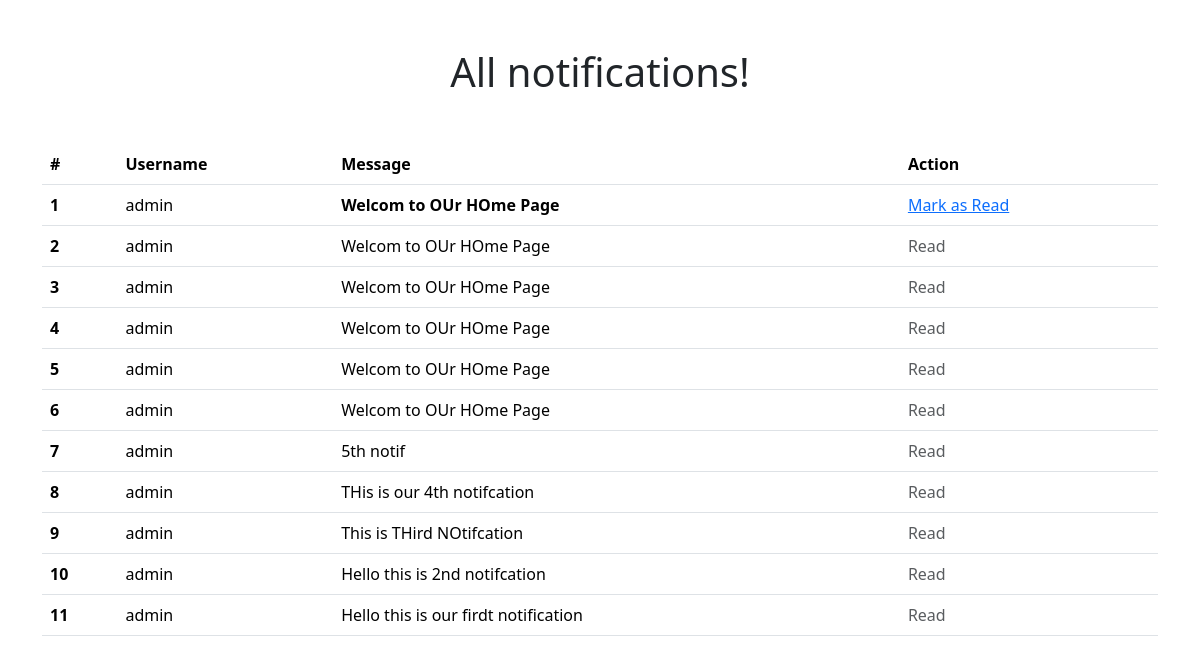
Screenshot of /view-all-notifcations/ (signed in) with the database file from the repository.
### notification/models.py (models this page shows, shortened)
class Notification(models.Model):
    user = models.ForeignKey(User, on_delete=models.CASCADE)
    message = models.TextField()
    is_read = models.BooleanField(default=False)
    timestamp = models.DateTimeField(auto_now_add=True)

### notification/views.py (the view)
# urls.py: path('view-all-notifcations/', notification_list, name='list'),
@login_required
def notification_list(request):
    notifications = Notification.objects.filter(user=request.user).order_by('-id')
    context = {
        'notifications':notifications,
    }
    return render(request, 'list.html', context)

### notification/templates/list.html (shortened to what this page needs)
<!doctype html>
<html lang="en">
  <head>
    <link href="https://cdn.jsdelivr.net/npm/bootstrap@5.3.3/dist/css/bootstrap.min.css" rel="stylesheet">
  </head>
  <body>
<div class="container">
    <h1 class="text-center my-5">All notifications!</h1>
    <table class="table">
        <thead>
          <tr>
            <th scope="col">#</th>
            <th scope="col">Username</th>
            <th scope="col">Message</th>
            <th scope="col">Action</th>
          </tr>
        </thead>
        <tbody>
            {% for i in notifications %}
          <tr>
            <th scope="row">{{forloop.counter}}</th>
            <td>{{i.user.username}}</td>
            {% if not i.is_read %}
            <td class="fw-bold">{{i.message}}</td>
            {% else %}
            <td>{{i.message}}</td>
            {% endif %}
            {% if not i.is_read %}
            <td><a href="{% url 'mark_as_read' i.id %}">Mark as Read</a></td>
            {% else %}
            <td class="text-muted">Read</td>
            {% endif %}
        </tr>
          {% endfor %}
        </tbody>
      </table>
</div>
  </body>
</html>

### rows the page displays
Notification: user.username "admin", message "Welcom to OUr HOme Page", is_read "Mark as Read"
Notification: user.username "admin", message "Welcom to OUr HOme Page", is_read "Read"
Notification: user.username "admin", message "Welcom to OUr HOme Page", is_read "Read"
Notification: user.username "admin", message "Welcom to OUr HOme Page", is_read "Read"
Notification: user.username "admin", message "Welcom to OUr HOme Page", is_read "Read"
Notification: user.username "admin", message "Welcom to OUr HOme Page", is_read "Read"
Notification: user.username "admin", message "5th notif", is_read "Read"
Notification: user.username "admin", message "THis is our 4th notifcation", is_read "Read"
Notification: user.username "admin", message "This is THird NOtifcation", is_read "Read"
Notification: user.username "admin", message "Hello this is 2nd notifcation", is_read "Read"
Notification: user.username "admin", message "Hello this is our firdt notification", is_read "Read"
